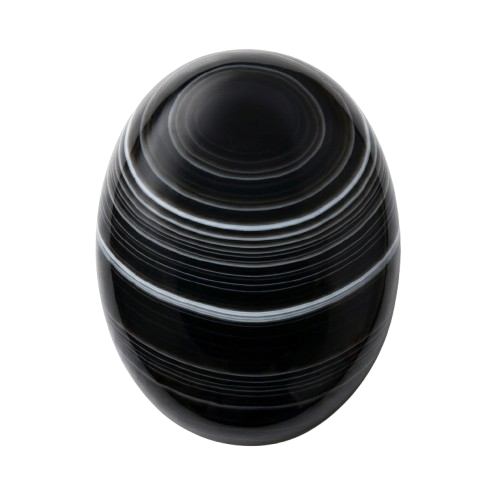
#> input picture semiprecious_stones_images/agate-black-banded.png, 500 x 500 px
$ python -i analyze_images_pillow.py   (imports and definitions only)
#> lines starting #> are read from the running program, lines starting #| are printed output that depends on the picture; after the words box and inside, x2 and y2 are one past the last pixel; in counts of white or black regions, pixels touching at a corner belong together
import os
import json
import colorsys
from PIL import Image, ImageFilter, ImageStat

def analyze_file(filepath):
    img = Image.open(filepath).convert('RGB')
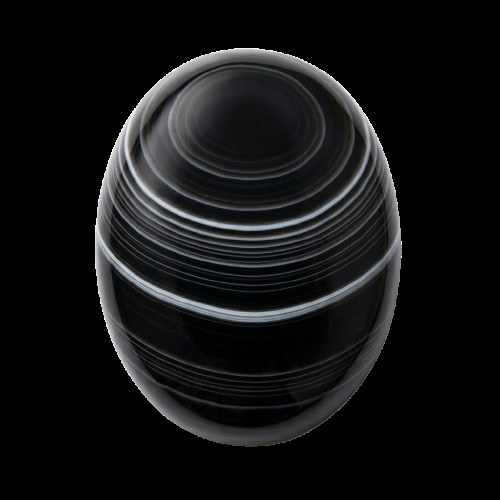
#> img: PIL image 500x500 RGB; mean R, G, B 18.6, 19, 19.7
    w, h = img.size
#> w = 500; h = 500

    # Convert to grayscale to find bounding box
    gray = img.convert('L')
    # Background threshold: near white is >= 238
    # We want pixels < 238
    mask = gray.point(lambda p: 255 if p < 238 else 0, mode='1')
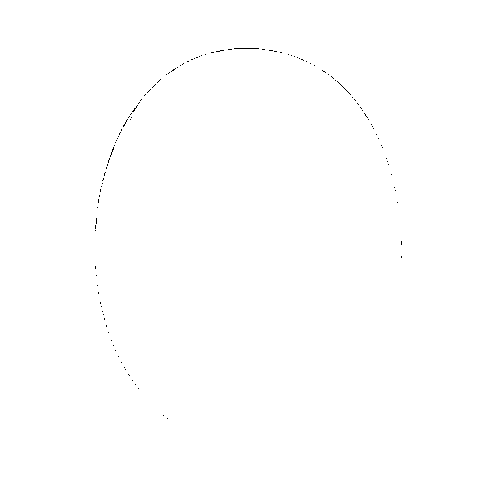
#> mask: PIL image 500x500 1; 99.9% white; black in thin lines or dots, all inside (x1, y1, x2, y2) = (95, 48, 402, 419)
    bbox = mask.getbbox()
#> bbox = (0, 0, 500, 500)
    if not bbox:
        bbox = (0, 0, w, h)

    xmin, ymin, xmax, ymax = bbox
#> xmin = 0; ymin = 0; xmax = 500; ymax = 500
    bw = xmax - xmin
#> bw = 500
    bh = ymax - ymin
#> bh = 500
    aspect = round(bh / max(bw, 1), 3)
#> aspect = 1

    # Calculate non-background pixel stats
    # Crop to gem
    crop = img.crop(bbox)
    crop_gray = gray.crop(bbox)
    crop_mask = mask.crop(bbox)

    # Gem area and fill ratio
    gem_pixels = [p for p, m in zip(crop.getdata(), crop_mask.getdata()) if m]
#> gem_pixels = 249723 items
    if not gem_pixels:
        gem_pixels = list(crop.getdata())

    n_pix = len(gem_pixels)
#> n_pix = 249723
    avg_r = sum(p[0] for p in gem_pixels) / n_pix
#> avg_r = 18.32
    avg_g = sum(p[1] for p in gem_pixels) / n_pix
#> avg_g = 18.78
    avg_b = sum(p[2] for p in gem_pixels) / n_pix
#> avg_b = 19.43

    # HSV
    h_norm, s_norm, v_norm = colorsys.rgb_to_hsv(avg_r / 255.0, avg_g / 255.0, avg_b / 255.0)
#> h_norm = 0.597; s_norm = 0.0573; v_norm = 0.0762
    hue_deg = round(h_norm * 360, 1)
#> hue_deg = 214.9
    sat_pct = round(s_norm * 100, 1)
#> sat_pct = 5.7
    val_pct = round(v_norm * 100, 1)
#> val_pct = 7.6

    # Fill ratio: gem area / bbox area
    fill_ratio = round(n_pix / max(bw * bh, 1), 3)
#> fill_ratio = 0.999

    # Edges inside the gem to detect facets vs smooth cabochon
    edges = crop_gray.filter(ImageFilter.FIND_EDGES)
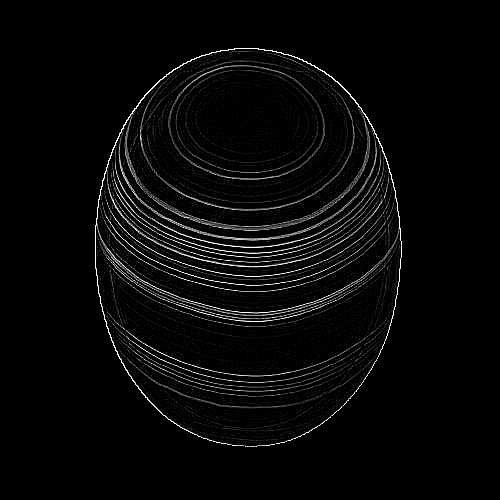
#> edges: PIL image 500x500 L; min 0, max 255, mean 8.2
    edge_stat = ImageStat.Stat(edges, mask=crop_mask)
    edge_mean = round(edge_stat.mean[0], 2)
#> edge_mean = 7.91
    edge_std = round(edge_stat.stddev[0], 2)
#> edge_std = 31.99

    # Color variance (to detect stripes, bands, spots, needles)
    r_vals = [p[0] for p in gem_pixels]
#> r_vals = 249723 items
    g_vals = [p[1] for p in gem_pixels]
#> g_vals = 249723 items
    b_vals = [p[2] for p in gem_pixels]
#> b_vals = 249723 items
    stat_crop = ImageStat.Stat(crop, mask=crop_mask)
    std_r, std_g, std_b = [round(s, 1) for s in stat_crop.stddev]
#> std_r = 37.8; std_g = 38.5; std_b = 39.5
    total_std = round((std_r**2 + std_g**2 + std_b**2)**0.5, 1)
#> total_std = 66.9

    # Center crop stats (center 30% of bbox)
    cx1 = xmin + int(bw * 0.35)
#> cx1 = 175
    cy1 = ymin + int(bh * 0.35)
#> cy1 = 175
    cx2 = xmin + int(bw * 0.65)
#> cx2 = 325
    cy2 = ymin + int(bh * 0.65)
#> cy2 = 325
    center_crop = img.crop((cx1, cy1, cx2, cy2))
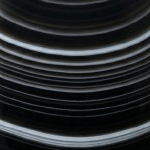
#> center_crop: PIL image 150x150 RGB; mean R, G, B 38.4, 41.3, 43.8
    center_stat = ImageStat.Stat(center_crop)
    c_r, c_g, c_b = [round(m, 1) for m in center_stat.mean]
#> c_r = 38.4; c_g = 41.3; c_b = 43.8
    c_h, c_s, c_v = colorsys.rgb_to_hsv(c_r/255.0, c_g/255.0, c_b/255.0)
#> c_h = 0.577; c_s = 0.123; c_v = 0.172

    return {
        'file': os.path.basename(filepath),
        'size_bytes': os.path.getsize(filepath),
        'aspect': aspect,
        'fill_ratio': fill_ratio,
        'rgb': [round(avg_r, 1), round(avg_g, 1), round(avg_b, 1)],
        'hsv': [hue_deg, sat_pct, val_pct],
        'total_std': total_std,
        'edge_mean': edge_mean,
        'center_rgb': [c_r, c_g, c_b],
        'center_hsv': [round(c_h*360, 1), round(c_s*100, 1), round(c_v*100, 1)]
    }

def main():
    folder = 'semiprecious_stones_images'
    files = sorted([f for f in os.listdir(folder) if f.endswith('.webp')])
    all_stats = []
    for f in files:
        path = os.path.join(folder, f)
        res = analyze_file(path)
        all_stats.append(res)

    with open('scratch/image_stats.json', 'w', encoding='utf-8') as f:
        json.dump(all_stats, f, indent=2)
    print(f'Successfully analyzed {len(all_stats)} images.')

# [2 lines not run here, left out]

>>> result = analyze_file('../semiprecious_stones_images/agate-black-banded.png')
#> result = 10 items

$ run again, on semiprecious_stones_images/amethyst-brazil-pink.png
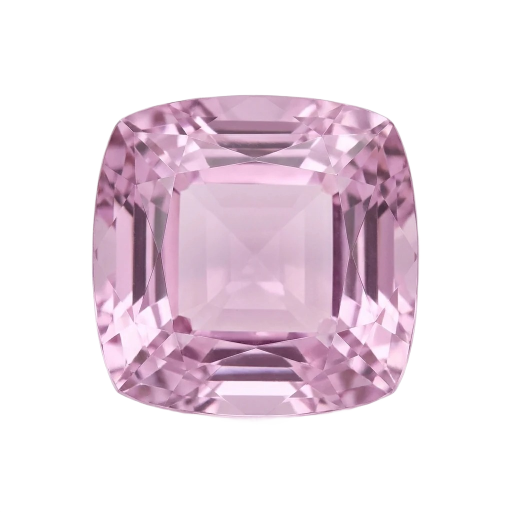
#> input picture semiprecious_stones_images/amethyst-brazil-pink.png, 1024 x 1024 px (shown at 1/2 size)
#> in analyze_file, `mask = gray.point(lambda p: 255 if p < 238 else 0, mode='1')`:
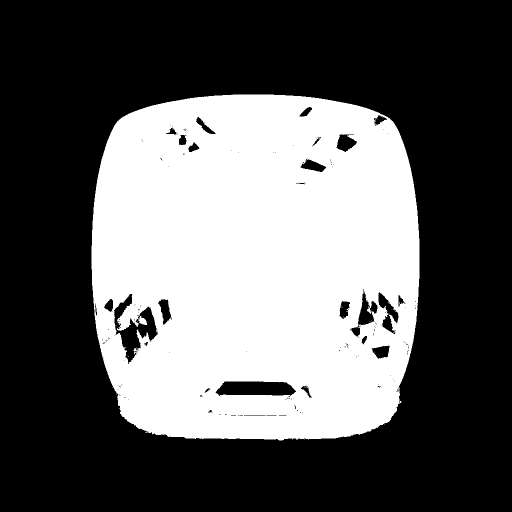
#> mask: PIL image 1024x1024 1 (shown at 1/2 size); 37.4% white; 31 white regions (30 under 20 px), largest, box (x1, y1, x2, y2) and area: (183, 189, 839, 881) 392374
#> bbox = (183, 189, 839, 881)
#> xmin = 183; ymin = 189; xmax = 839; ymax = 881
#> bw = 656
#> bh = 692
#> aspect = 1.05
#> crop_mask: PIL image 656x692 1; 86.4% white; 164 black regions (133 under 20 px), largest, box (x1, y1, x2, y2) and area: (0, 350, 375, 692) 12270, (365, 0, 656, 288) 10748, (382, 369, 656, 692) 10506
#> gem_pixels = 392429 items
#> n_pix = 392429
#> avg_r = 201.3
#> avg_g = 163.3
#> avg_b = 187.7
#> h_norm = 0.893; s_norm = 0.189; v_norm = 0.789
#> hue_deg = 321.5
#> sat_pct = 18.9
#> val_pct = 78.9
#> fill_ratio = 0.864
#> edge_mean = 7.93
#> edge_std = 25.32
#> r_vals = 392429 items
#> std_r = 36.1; std_g = 40.6; std_b = 38.2
#> total_std = 66.4
#> cx1 = 412
#> cy1 = 431
#> cx2 = 609
#> cy2 = 638
#> in analyze_file, `center_crop = img.crop((cx1, cy1, cx2, cy2))`:
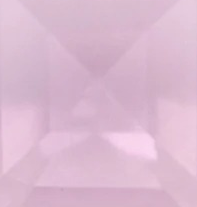
#> center_crop: PIL image 197x207 RGB; mean R, G, B 219.1, 186.4, 208
#> c_r = 219.1; c_g = 186.4; c_b = 208
#> c_h = 0.89; c_s = 0.149; c_v = 0.859
#> result = 10 items
